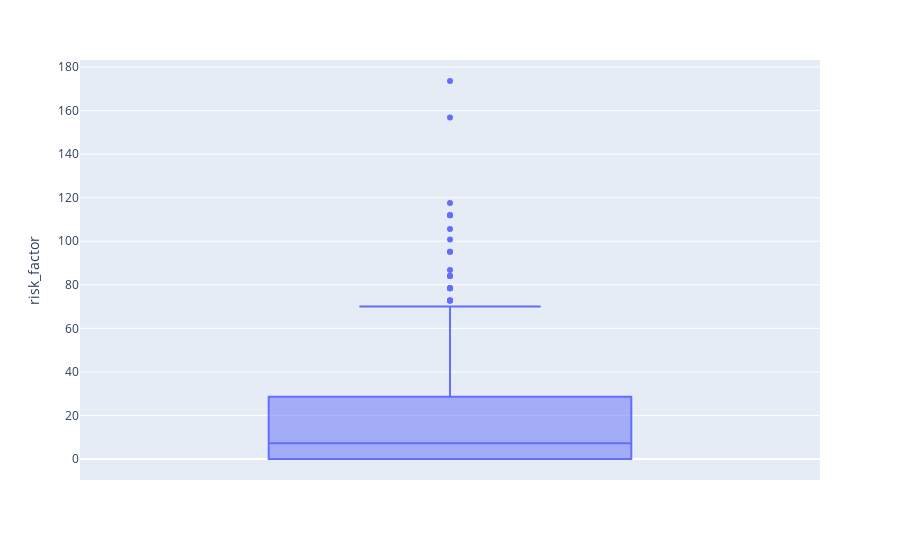

The notebook cell this image was saved under:
### Markdown cell above
Es el riesgo calculado a partir del 'chest_pain', 'depression_induced_ex' y 'thalassemia'.

### Code cell
fig = px.box(subset, y='risk_factor')
fig.show()

### Figure 1 — Plotly figure (JSON) as saved in the notebook; plotly's stock layout.template omitted (floating-point values rounded to 4 significant figures; data arrays with more than 128 entries replaced by an {"elided": "..."} marker saying what was removed)
{"data": [{"alignmentgroup": "True", "hovertemplate": "risk_factor=%{y}<extra></extra>", "legendgroup": "", "marker": {"color": "#636efa"}, "name": "", "notched": false, "offsetgroup": "", "orientation": "v", "showlegend": false, "type": "box", "x0": " ", "xaxis": "x", "y": {"elided": "303 float values"}, "y0": " ", "yaxis": "y"}], "layout": {"boxmode": "group", "legend": {"tracegroupgap": 0}, "margin": {"t": 60}, "xaxis": {"anchor": "y", "domain": [0, 1]}, "yaxis": {"anchor": "x", "domain": [0, 1], "title": {"text": "risk_factor"}}}}
